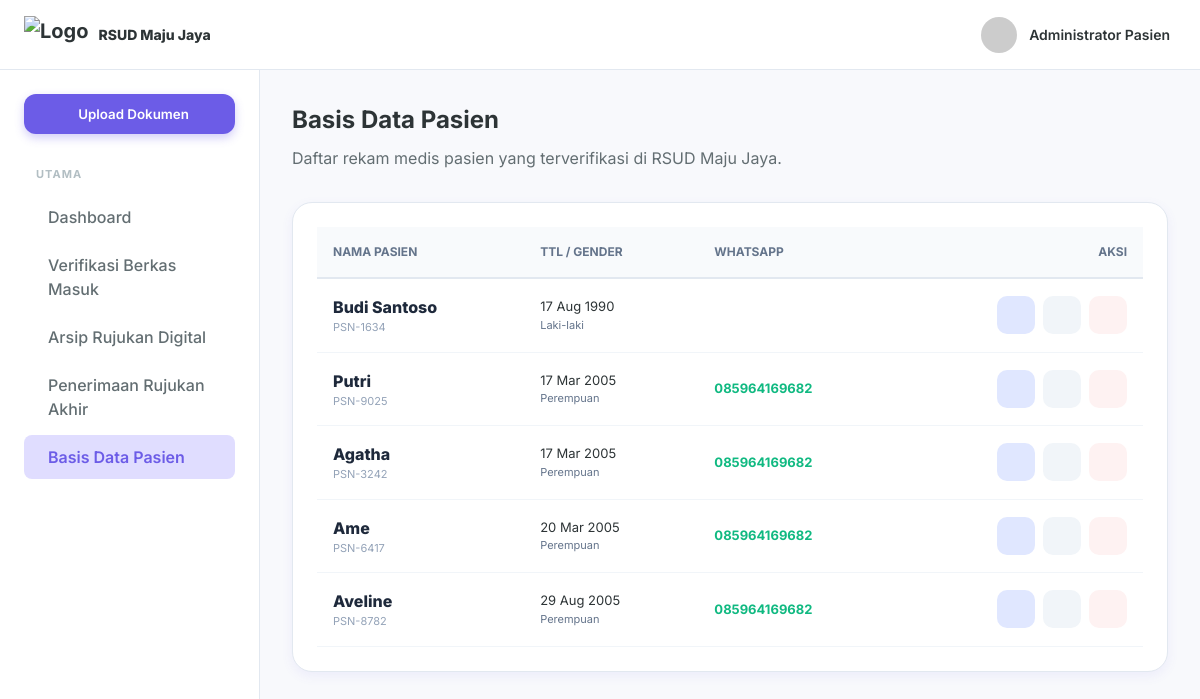
The page /referral_patients.php on the database as committed earlier.
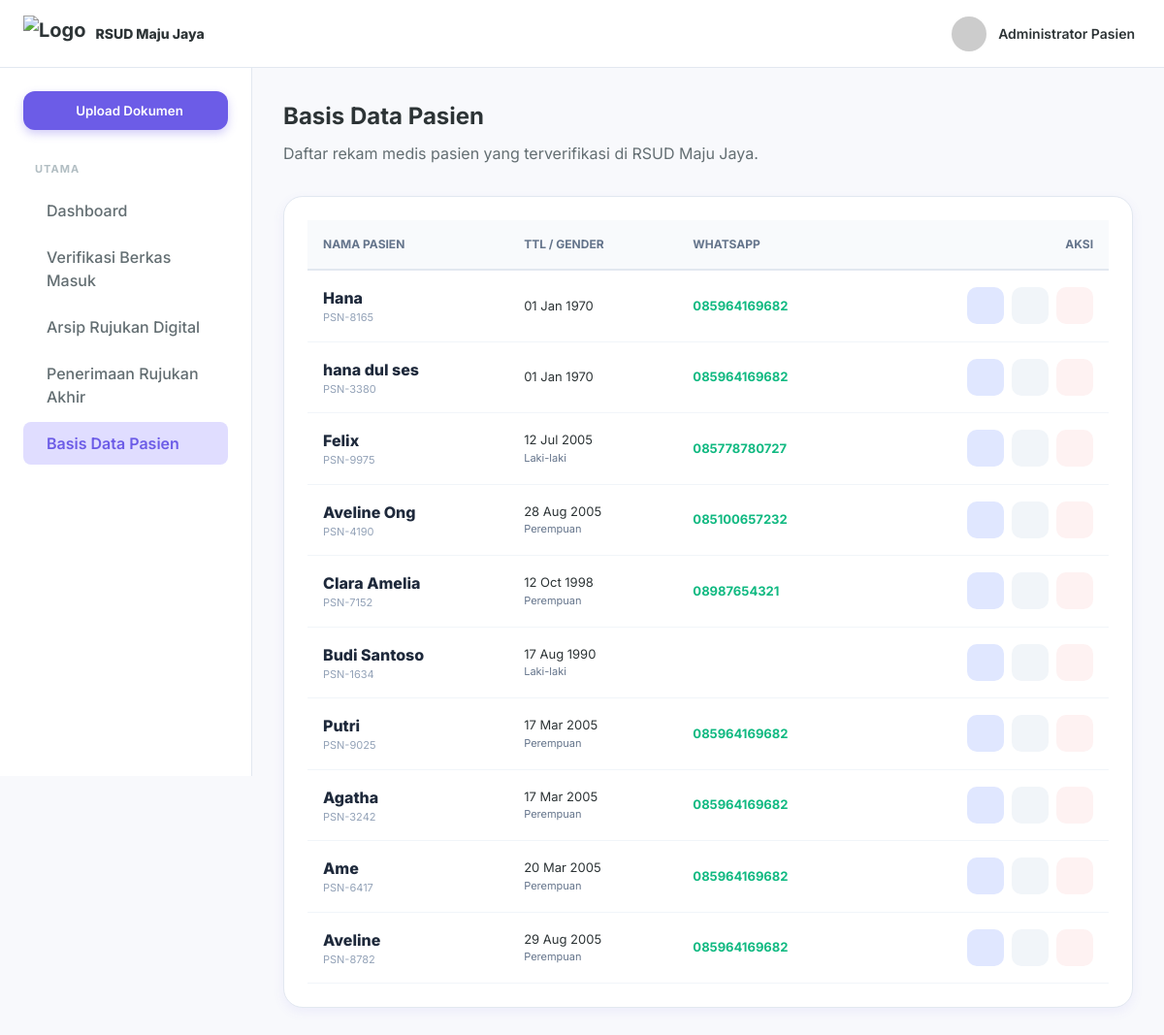
The same page on the database as committed later.
### tables this page shows
CREATE TABLE patients (
        id INTEGER PRIMARY KEY AUTOINCREMENT,
        patient_id TEXT UNIQUE,
        name TEXT,
        birth_date TEXT,
        gender TEXT,
        phone TEXT,
        address TEXT,
        insurance_type TEXT,
        created_at DATETIME DEFAULT CURRENT_TIMESTAMP,
        is_deleted INTEGER DEFAULT 0
    , nik TEXT, card_number TEXT);

### config.php (called while the page is built, shortened)
<?php
$db_file = __DIR__ . '/dms_hospital.sqlite';
try {
    $pdo = new PDO("sqlite:" . $db_file);
    $pdo->setAttribute(PDO::ATTR_ERRMODE, PDO::ERRMODE_EXCEPTION);
    $pdo->setAttribute(PDO::ATTR_DEFAULT_FETCH_MODE, PDO::FETCH_ASSOC);
    class SQLiteCompatibilityLayer {
        private $pdo;
        public function __construct($pdo) {
            $this->pdo = $pdo;
        }
        public function query($sql) {
            try {
                $stmt = $this->pdo->query($sql);
                return new SQLiteResultWrapper($stmt);
            } catch (PDOException $e) {
                die("Database Error: " . $e->getMessage() . " (SQL: $sql)");
            }
        }
    }
    class SQLiteResultWrapper {
        private $data = [];
        private $index = 0;
        public function __construct($stmt) {
            $this->stmt = $stmt;
            if ($stmt) {
                $all = $this->stmt->fetchAll();
                $this->num_rows = count($all);
                $this->data = $all;
                $this->index = 0;
            }
        }
        public function fetch_assoc() {
            if (isset($this->data[$this->index])) {
                return $this->data[$this->index++];
            }
            return null;
        }
        public function data_seek($n) {
            $this->index = $n;
        }
    }
    $conn = new SQLiteCompatibilityLayer($pdo);
} catch (PDOException $e) {
    die("Koneksi SQLite Gagal: " . $e->getMessage());
}

### referral_patients.php (the view, shortened to what this page needs)
<?php
require_once 'config.php';
$sql_check_missing = "
    SELECT DISTINCT
        r.patient_name,
        r.nik,
        r.birth_date,
        r.gender,
        r.patient_wa,
        r.card_number,
        r.insurance_type
    FROM referrals r
    WHERE r.is_deleted = 0
      AND NOT EXISTS (
          SELECT 1
          FROM patients p
          WHERE p.name = r.patient_name
            AND p.is_deleted = 0
      )
";
$missing_res = $conn->query($sql_check_missing);
if ($missing_res && $missing_res->num_rows > 0) {
    while ($m_row = $missing_res->fetch_assoc()) {
        $p_name = $conn->real_escape_string($m_row['patient_name']);
        $p_nik = $conn->real_escape_string($m_row['nik']);
        $p_birth = $conn->real_escape_string($m_row['birth_date']);
        $p_gender = $conn->real_escape_string($m_row['gender']);
        $p_wa = $conn->real_escape_string($m_row['patient_wa']);
        $card_num = $conn->real_escape_string($m_row['card_number']);
        $ins_type = $conn->real_escape_string($m_row['insurance_type']);
        $new_pid = "PSN-" . rand(1000, 9999);
        while (true) {
            $dup_check = $conn->query("SELECT id FROM patients WHERE patient_id = '$new_pid'");
            if ($dup_check->num_rows == 0) {
                break;
            }
            $new_pid = "PSN-" . rand(1000, 9999);
        }
        $conn->query("INSERT INTO patients (patient_id, name, birth_date, gender, phone, insurance_type, card_number, nik)
                      VALUES ('$new_pid', '$p_name', '$p_birth', '$p_gender', '$p_wa', '$ins_type', '$card_num', '$p_nik')");
    }
}
$sql_patients = "SELECT * FROM patients WHERE is_deleted = 0 ORDER BY created_at DESC";
$result = $conn->query($sql_patients);
if ($result->num_rows > 0) {
    $result->data_seek(0);
}
?>
<!DOCTYPE html>
<html lang="id">
<head>
    <link rel="stylesheet" href="styles.css">
</head>
<body>
    <div class="app-container">
        <header class="navbar">
            <div class="navbar-left">
                <div class="logo" style="display: flex; align-items: center; gap: 10px;">
                    <img src="img/logo.png" alt="Logo" style="height: 38px; width: auto; object-fit: contain;">
                    <span style="font-size: 14px; font-weight: 800;">RSUD Maju Jaya</span>
                </div>
            </div>
            <div class="navbar-right">
                <div class="user-profile">
                    <img src="https://ui-avatars.com/api/?name=Admin+Patient&background=6C5CE7&color=fff&rounded=true">
                    <div class="user-info"><span class="user-name">Administrator Pasien</span></div>
                </div>
            </div>
        </header>
        <div class="main-layout">
            <aside class="sidebar">
                <div class="sidebar-content">
                    <button class="new-doc-btn" onclick="window.location.href='referral_registration.php'"><i class="ph ph-plus"></i><span>Upload Dokumen</span></button>
                    <nav class="sidebar-menu">
                        <div class="menu-group">
                            <h3 class="menu-title">Utama</h3>
                            <ul>
                                <li><a href="referral_dashboard.php"><i class="ph ph-squares-four"></i><span>Dashboard</span></a></li>
                                <li><a href="referral_verification.php"><i class="ph ph-check-square-offset"></i><span>Verifikasi Berkas Masuk</span></a></li>
                                <li><a href="referral_explorer.php"><i class="ph ph-files"></i><span>Arsip Rujukan Digital</span></a></li>
                                <li><a href="referral_specialist.php"><i class="ph ph-stethoscope"></i><span>Penerimaan Rujukan Akhir</span></a></li>
                                <li class="active"><a href="referral_patients.php"><i class="ph ph-users"></i><span>Basis Data Pasien</span></a></li>
                            </ul>
                        </div>
                    </nav>
                </div>
            </aside>
            <main class="content-area">
                <h1 class="page-title">Basis Data Pasien</h1>
                <p class="page-description">Daftar rekam medis pasien yang terverifikasi di RSUD Maju Jaya.</p>
                <div class="card" style="border-radius: 20px; overflow: hidden; margin-top: 32px;">
                    <table style="width: 100%; border-collapse: collapse;">
                        <thead>
                            <tr style="background: #f8fafc; border-bottom: 2px solid #e2e8f0; font-size: 12px; color: #64748b;">
                                <th style="padding: 16px; text-align: left;">NAMA PASIEN</th>
                                <th style="padding: 16px; text-align: left;">TTL / GENDER</th>
                                <th style="padding: 16px; text-align: left;">WHATSAPP</th>
                                <th style="padding: 16px; text-align: right;">AKSI</th>
                            </tr>
                        </thead>
                        <tbody>
                            <?php if ($result->num_rows > 0): ?>
                                <?php while($row = $result->fetch_assoc()): ?>
                                    <tr style="border-bottom: 1px solid #f1f5f9;">
                                        <td style="padding: 16px;">
                                            <div style="font-weight: 800; color: #1e293b;"><?= $row['name'] ?></div>
                                            <div style="font-size: 11px; color: #94a3b8;"><?= $row['patient_id'] ?></div>
                                        </td>
                                        <td style="padding: 16px; font-size: 13px;">
                                            <div><?= date('d M Y', strtotime($row['birth_date'])) ?></div>
                                            <div style="color: #64748b; font-size: 11px;"><?= $row['gender'] ?></div>
                                        </td>
                                        <td style="padding: 16px; font-size: 13px; color: #10b981; font-weight: 700;"><?= $row['phone'] ?></td>
                                        <td style="padding: 16px; text-align: right;">
                                            <div style="display: flex; gap: 8px; justify-content: flex-end;">
                                                <button onclick="openDetailModal('<?= $row['patient_id'] ?>')" class="action-btn" style="background:#e0e7ff; color:#4f46e5;" title="Detail & Riwayat Medis"><i class="ph ph-user-list"></i></button>
                                                <button onclick="openEditModal('<?= $row['patient_id'] ?>')" class="action-btn" style="background:#f1f5f9; color:#6366f1;" title="Edit Profil"><i class="ph ph-note-pencil"></i></button>
                                                <a href="referral_patients.php?delete_id=<?= $row['patient_id'] ?>" onclick="return confirm('Arsip pasien ini akan dipindahkan ke folder sampah (Soft Delete). Lanjutkan?')" class="action-btn" style="background:#fef2f2; color:#ef4444;" title="Hapus"><i class="ph ph-trash"></i></a>
                                            </div>
                                        </td>
                                    </tr>
                                <?php endwhile; ?>
                            <?php else: ?>
                                <tr><td colspan="4" style="padding: 60px; text-align: center; color: #cbd5e1;">Belum ada data pasien aktif.</td></tr>
                            <?php endif; ?>
                        </tbody>
                    </table>
                </div>
            </main>
        </div>
    </div>
</body>
</html>

### styles.css (style rules this page uses)
:root { --primary: #6C5CE7; --primary-hover: #5A4BDE; --secondary: #A29BFE; --secondary-light: #E0DDFF; --bg-color: #F8F9FC; --card-bg: #FFFFFF; --text-main: #2D3436; --text-muted: #636E72; --text-light: #B2BEC3; --border-color: #E2E8F0; --shadow-sm: 0 1px 2px rgba(0,0,0,0.05); --shadow-md: 0 4px 12px rgba(108, 92, 231, 0.08); --shadow-lg: 0 10px 25px rgba(108, 92, 231, 0.12); --radius: 12px; --sidebar-width: 260px; --navbar-height: 70px; --transition: all 0.3s cubic-bezier(0.25, 0.8, 0.25, 1); }
* { margin: 0; padding: 0; box-sizing: border-box; }
body { font-family: 'Inter', sans-serif; background-color: var(--bg-color); color: var(--text-main); line-height: 1.5; overflow-x: hidden; }
ul { list-style: none; }
a { text-decoration: none; color: inherit; }
button { cursor: pointer; border: none; background: none; font-family: inherit; }
.app-container { display: flex; flex-direction: column; min-height: 100vh; }
.main-layout { display: flex; flex: 1; margin-top: var(--navbar-height); }
.navbar { position: fixed; top: 0; left: 0; width: 100%; height: var(--navbar-height); background-color: var(--card-bg); border-bottom: 1px solid var(--border-color); display: flex; align-items: center; justify-content: space-between; padding: 0 24px; z-index: 50; }
.navbar-left { display: flex; align-items: center; gap: 16px; width: var(--sidebar-width); }
.logo { display: flex; align-items: center; gap: 10px; font-weight: 700; font-size: 20px; color: var(--text-main); }
.navbar-right { display: flex; align-items: center; gap: 20px; }
.action-btn { position: relative; font-size: 24px; color: var(--text-muted); transition: var(--transition); }
.user-profile { display: flex; align-items: center; gap: 12px; cursor: pointer; padding: 6px; border-radius: var(--radius); transition: var(--transition); }
.user-profile img { width: 36px; height: 36px; border-radius: 50%; object-fit: cover; }
.user-info { display: flex; flex-direction: column; }
.user-name { font-weight: 600; font-size: 14px; }
.sidebar { width: var(--sidebar-width); background-color: var(--card-bg); border-right: 1px solid var(--border-color); height: calc(100vh - var(--navbar-height)); position: fixed; top: var(--navbar-height); left: 0; transition: var(--transition); z-index: 40; }
.sidebar-content { padding: 24px; height: 100%; overflow-y: auto; }
.new-doc-btn { width: 100%; background-color: var(--primary); color: white; padding: 12px; border-radius: var(--radius); display: flex; align-items: center; justify-content: center; gap: 8px; font-weight: 600; margin-bottom: 32px; transition: var(--transition); box-shadow: 0 4px 10px rgba(108, 92, 231, 0.3); }
.menu-group { margin-bottom: 24px; }
.menu-title { font-size: 11px; text-transform: uppercase; letter-spacing: 1px; color: var(--text-light); margin-bottom: 12px; padding-left: 12px; }
.sidebar-menu ul li { margin-bottom: 4px; }
.sidebar-menu ul li a { display: flex; align-items: center; gap: 12px; padding: 10px 12px; border-radius: 8px; color: var(--text-muted); font-weight: 500; transition: var(--transition); }
.sidebar-menu ul li.active a { background-color: var(--secondary-light); color: var(--primary); font-weight: 600; }
.content-area { margin-left: var(--sidebar-width); padding: 32px; width: calc(100% - var(--sidebar-width)); transition: var(--transition); }
.page-title { font-size: 24px; font-weight: 700; margin-bottom: 8px; }
.page-description { color: var(--text-muted); }
.card { background-color: var(--card-bg); border-radius: var(--radius); box-shadow: var(--shadow-md); border: 1px solid var(--border-color); padding: 24px; }

### referral_patients.php (style rules this page uses)
.action-btn { width: 38px; height: 38px; border-radius: 10px; border: none; cursor: pointer; display: flex; align-items: center; justify-content: center; transition: 0.2s; text-decoration:none; }

Rows that differ between the two databases and show on the page:
added patients: name "Hana", patient "PSN-8165", birth_date "01 Jan 1970", phone "085964169682"
added patients: name "hana dul ses", patient "PSN-3380", birth_date "01 Jan 1970", phone "085964169682"
added patients: name "Felix", patient "PSN-9975", birth_date "12 Jul 2005", gender "Laki-laki", phone "085778780727"
added patients: name "Aveline Ong", patient "PSN-4190", birth_date "28 Aug 2005", gender "Perempuan", phone "085100657232"
added patients: name "Clara Amelia", patient "PSN-7152", birth_date "12 Oct 1998", gender "Perempuan", phone "08987654321"
